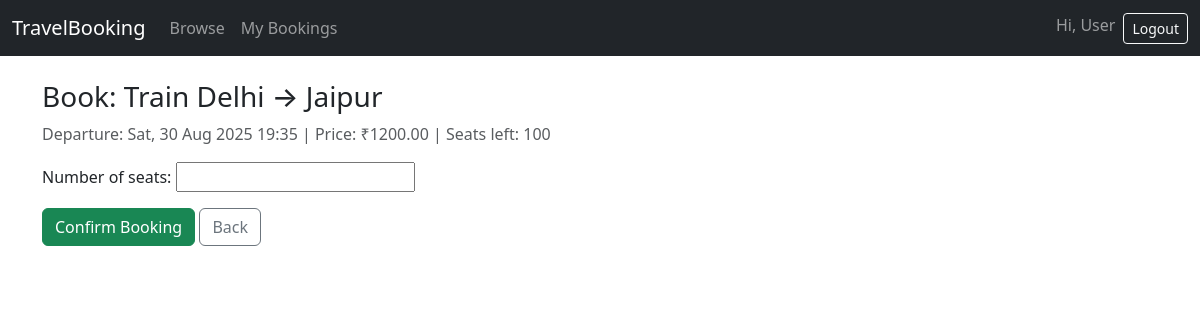
The app's page /travels/2/book/ (signed in) with its own data.
### booking/models.py (models this page shows, shortened)
class TravelOption(models.Model):
    TRAVEL_TYPES = (('Flight','Flight'),('Train','Train'),('Bus','Bus'))
    travel_id = models.AutoField(primary_key=True)
    type = models.CharField(max_length=20, choices=TRAVEL_TYPES)
    source = models.CharField(max_length=100)
    destination = models.CharField(max_length=100)
    date_time = models.DateTimeField()
    price = models.DecimalField(max_digits=10, decimal_places=2)
    available_seats = models.PositiveIntegerField()

### booking/views.py (the view)
# urls.py: path('travels/<int:travel_id>/book/', views.book_travel, name='book_travel'),
@login_required
def book_travel(request, travel_id):
    travel = get_object_or_404(TravelOption, pk=travel_id)
    if request.method == 'POST':
        form = BookingForm(request.POST)
        if form.is_valid():
            seats = form.cleaned_data['number_of_seats']
            if seats < 1:
                messages.error(request, 'Seats must be at least 1')
                return redirect('book_travel', travel_id=travel_id)
            with transaction.atomic():
                travel_locked = TravelOption.objects.select_for_update().get(pk=travel_id)
                if travel_locked.available_seats < seats:
                    messages.error(request, 'Not enough seats available')
                    return redirect('book_travel', travel_id=travel_id)
                travel_locked.available_seats -= seats
                travel_locked.save()
                booking = Booking.objects.create(
                    user=request.user,
                    travel_option=travel_locked,
                    number_of_seats=seats,
                    total_price=seats * travel_locked.price
                )
            messages.success(request, f'Booked {seats} seat(s). Booking ID: {booking.booking_id}')
            return redirect('my_bookings')
    else:
        form = BookingForm()
    return render(request, 'booking_form.html', {'travel': travel, 'form': form})

### booking/forms.py
class BookingForm(forms.ModelForm):
    class Meta:
        model = Booking
        fields = ['number_of_seats']
        widgets = {'number_of_seats': forms.NumberInput(attrs={'min':1})}

### booking/templates/booking_form.html (shortened to what this page needs)
{% extends 'base.html' %}
{% block content %}
<h3>Book: {{ travel.type }} {{ travel.source }} → {{ travel.destination }}</h3>
<p class="text-muted">Departure: {{ travel.date_time|date:"D, d M Y H:i" }} | Price: ₹{{ travel.price }} | Seats left: {{ travel.available_seats }}</p>
<form method="post" class="mt-3">
  {{ form.as_p }}
  <button class="btn btn-success">Confirm Booking</button>
  <a class="btn btn-outline-secondary" href="{% url 'list_travel_options' %}">Back</a>
</form>
{% endblock %}

### booking/templates/base.html (shortened to what this page needs)
<!doctype html>
<html lang="en">
<head>
  <link href="https://cdn.jsdelivr.net/npm/bootstrap@5.3.3/dist/css/bootstrap.min.css" rel="stylesheet">
</head>
<body>
<nav class="navbar navbar-expand-lg navbar-dark bg-dark">
  <div class="container-fluid">
    <a class="navbar-brand" href="/travels/">TravelBooking</a>
    <div class="collapse navbar-collapse">
      <ul class="navbar-nav me-auto">
        <li class="nav-item"><a class="nav-link" href="/travels/">Browse</a></li>
        {% if user.is_authenticated %}<li class="nav-item"><a class="nav-link" href="/bookings/">My Bookings</a></li>{% endif %}
      </ul>
      <ul class="navbar-nav ms-auto">
        {% if user.is_authenticated %}
          <li class="nav-item"><span class="navbar-text me-2">Hi, {{ user.username }}</span></li>
          <li class="nav-item"><a class="btn btn-outline-light btn-sm" href="/accounts/logout/">Logout</a></li>
        {% else %}
          <li class="nav-item"><a class="btn btn-outline-light btn-sm me-2" href="/signup/">Sign up</a></li>
          <li class="nav-item"><a class="btn btn-warning btn-sm" href="/accounts/login/">Login</a></li>
        {% endif %}
      </ul>
    </div>
  </div>
</nav>
<div class="container py-4">
  {% block content %}{% endblock %}
</div>
</body>
</html>

### records on screen
TravelOption: type "Train", source "Delhi", destination "Jaipur", date_time "Sat, 30 Aug 2025 19:35", price "1200.00", available_seats "100"

### other values on screen
{{ user.username }} "User"
